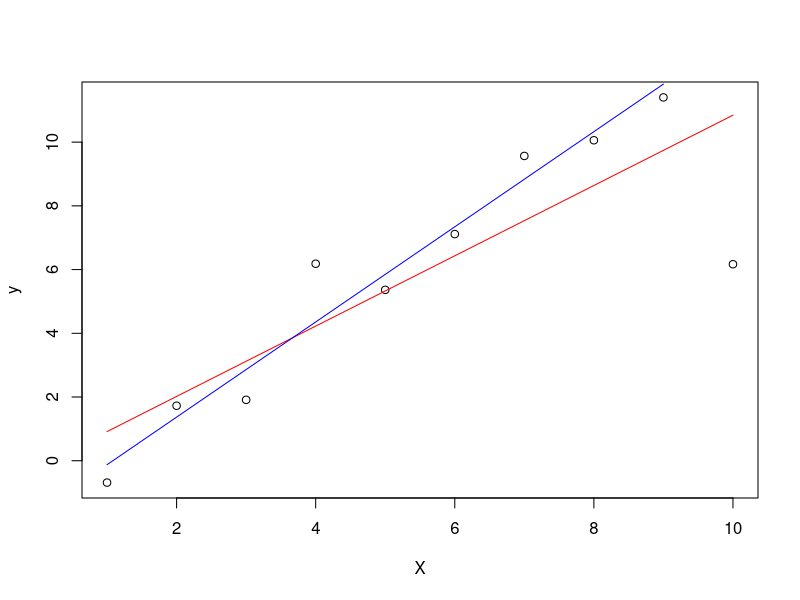

Source code (R):
#1 Load data
df <- read.csv("toydata.csv")

#2 Create linear regression model
model <- lm(y~X, data = df)
#2 Find intercept and coefficient
summary(model)
#2 For every unit increase in x, y would be increase by 1.1035

#3 the p-value associated with the regression coefficient for variable X is 0.00193.
#3 the p-value for the regression coefficient suggests that X is significantly associated with the target variable y.
#3 In this output, the p-value (0.00193) is less than 0.05, indicating that X is significantly associated with y.

#4 Predict
model_predict <- predict(model)

#5 Remove Outlier Point and Create lm 
df_RO <- df[-10, ]
model_RO <- lm(y~X, data = df_RO)
summary(model_RO)
model_predict_RO <- predict(model_RO)

#5 Estimates:  from -0.1883 to -1.6180
#5 p-value: from 0.00193 to 4.215e-06
#5 R^2: from 0.7193 to 0.9588

#6 Plot
plot(df)
lines(model_predict, col= "red")
lines(model_predict_RO, col = "blue")
#6 Predicted model that remove outlier (Blue) fitted way better than model that outlier is not remove (red). 
